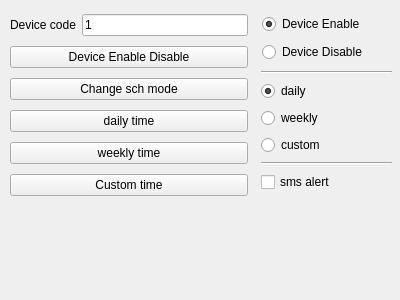
<?xml version="1.0" encoding="UTF-8"?>
<ui version="4.0">
 <class>FrmCMDTest</class>
 <widget class="QWidget" name="FrmCMDTest">
  <property name="geometry">
   <rect>
    <x>0</x>
    <y>0</y>
    <width>400</width>
    <height>300</height>
   </rect>
  </property>
  <property name="windowTitle">
   <string>Form</string>
  </property>
  <widget class="QWidget" name="layoutWidget">
   <property name="geometry">
    <rect>
     <x>10</x>
     <y>10</y>
     <width>238</width>
     <height>196</height>
    </rect>
   </property>
   <layout class="QVBoxLayout" name="verticalLayout">
    <item>
     <layout class="QHBoxLayout" name="horizontalLayout">
      <item>
       <widget class="QLabel" name="label">
        <property name="text">
         <string>Device code</string>
        </property>
       </widget>
      </item>
      <item>
       <widget class="QLineEdit" name="txtdeviceinfo">
        <property name="text">
         <string>1</string>
        </property>
       </widget>
      </item>
     </layout>
    </item>
    <item>
     <widget class="QPushButton" name="btnDeviceEnable">
      <property name="text">
       <string>Device Enable Disable</string>
      </property>
     </widget>
    </item>
    <item>
     <widget class="QPushButton" name="btnChangeSchMode">
      <property name="text">
       <string>Change sch mode</string>
      </property>
     </widget>
    </item>
    <item>
     <widget class="QPushButton" name="btndialyTime">
      <property name="text">
       <string>daily time</string>
      </property>
     </widget>
    </item>
    <item>
     <widget class="QPushButton" name="btnweeklytime">
      <property name="text">
       <string>weekly time</string>
      </property>
     </widget>
    </item>
    <item>
     <widget class="QPushButton" name="btnCMDcustomtime">
      <property name="text">
       <string>Custom time</string>
      </property>
     </widget>
    </item>
   </layout>
  </widget>
  <widget class="QWidget" name="layoutWidget">
   <property name="geometry">
    <rect>
     <x>262</x>
     <y>12</y>
     <width>132</width>
     <height>52</height>
    </rect>
   </property>
   <layout class="QVBoxLayout" name="verticalLayout_2">
    <item>
     <widget class="QRadioButton" name="rdbDeviceenable">
      <property name="text">
       <string>Device Enable</string>
      </property>
      <property name="checked">
       <bool>true</bool>
      </property>
     </widget>
    </item>
    <item>
     <widget class="QRadioButton" name="rdbDevicedisbale">
      <property name="text">
       <string>Device Disable</string>
      </property>
     </widget>
    </item>
   </layout>
  </widget>
  <widget class="QWidget" name="layoutWidget">
   <property name="geometry">
    <rect>
     <x>261</x>
     <y>70</y>
     <width>131</width>
     <height>126</height>
    </rect>
   </property>
   <layout class="QVBoxLayout" name="verticalLayout_3">
    <item>
     <widget class="Line" name="line">
      <property name="orientation">
       <enum>Qt::Horizontal</enum>
      </property>
     </widget>
    </item>
    <item>
     <widget class="QRadioButton" name="rdbDialy">
      <property name="text">
       <string>daily</string>
      </property>
      <property name="checked">
       <bool>true</bool>
      </property>
     </widget>
    </item>
    <item>
     <widget class="QRadioButton" name="rdbWeekly">
      <property name="text">
       <string>weekly</string>
      </property>
     </widget>
    </item>
    <item>
     <widget class="QRadioButton" name="rdbCustom">
      <property name="text">
       <string>custom</string>
      </property>
     </widget>
    </item>
    <item>
     <widget class="Line" name="line_2">
      <property name="orientation">
       <enum>Qt::Horizontal</enum>
      </property>
     </widget>
    </item>
    <item>
     <widget class="QCheckBox" name="ckbsmsalret">
      <property name="text">
       <string>sms alert</string>
      </property>
     </widget>
    </item>
   </layout>
  </widget>
 </widget>
 <resources/>
 <connections/>
</ui>
